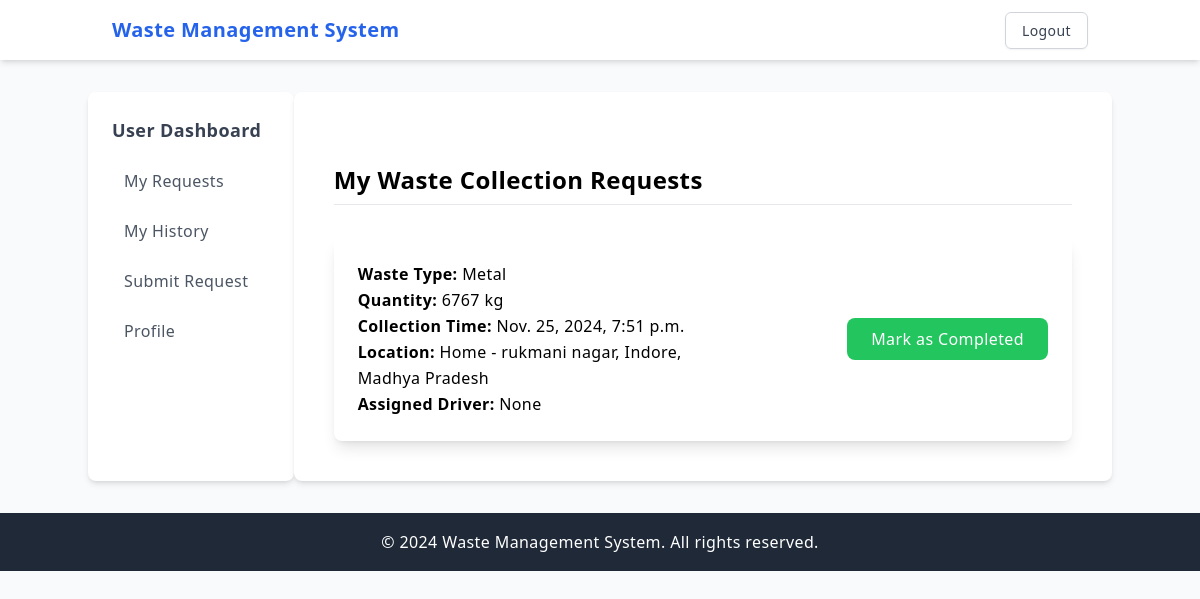
The app's page /waste/my_requests/ (signed in) with its own data.
### wasteapp/models.py (models this page shows, shortened)
class WasteRequest(models.Model):
    user = models.ForeignKey(User, related_name='waste_requests', on_delete=models.CASCADE)
    waste_type = models.CharField(max_length=50, choices=WASTE_TYPES)
    quantity = models.PositiveIntegerField(help_text="Enter quantity in kg")
    collection_time = models.DateTimeField()
    collection_location = models.ForeignKey('profileapp.Address', on_delete=models.SET_NULL, null=True, blank=True)
    status = models.CharField(max_length=20, default='Pending', choices=[('Pending', 'Pending'), ('Completed', 'Completed')])
    created_at = models.DateTimeField(auto_now_add=True)
    driver = models.ForeignKey(User, on_delete=models.SET_NULL, null=True, blank=True, related_name="assigned_tasks")

### profileapp/models.py (models this page shows, shortened)
class Address(models.Model):
    HOME = 'Home'
    WORK = 'Work'
    OTHER = 'Other'
    ADDRESS_TYPES = [
        (HOME, 'Home'),
        (WORK, 'Work'),
        (OTHER, 'Other'),
    ]
    user = models.ForeignKey(User, on_delete=models.CASCADE, related_name="addresses")
    address = models.CharField(max_length=255)
    address_type = models.CharField(
        max_length=10,
        choices=ADDRESS_TYPES,
        default=HOME
    )
    city = models.CharField(max_length=100)
    state = models.CharField(max_length=100)
    postal_code = models.CharField(max_length=10)
    default = models.BooleanField(default=False)
    def __str__(self):
        return f"{self.address_type} - {self.address}, {self.city}, {self.state}"

### account_app/decorators.py (the view)
        def _wrapped_view(request, *args, **kwargs):
            if request.user.is_authenticated:
                if request.user.is_superuser:
                    if 'admin' in allowed_roles:  # Admin-only pages
                        return view_func(request, *args, **kwargs)
                    else:
                        return HttpResponseForbidden("Admins cannot access this page.")
                if hasattr(request.user, 'userprofile') and request.user.userprofile.role in allowed_roles:
                    return view_func(request, *args, **kwargs)
                else:
                    return HttpResponseForbidden("You do not have permission to access this page.")
            else:
                return redirect('login_user')  # Replace with your login URL name

### wasteapp/views.py (called while the page is built)
@role_required(allowed_roles=['user'])
def my_requests(request):
    pending_requests = WasteRequest.objects.filter(user=request.user, status='Pending').order_by('-created_at')
    context = {'pending_requests': pending_requests}
    return render(request, 'wasteapp/my_requests.html', context)

### templates/wasteapp/my_requests.html (shortened to what this page needs)
{% extends "profileapp/base.html" %}
{% block content %}
<div class="container mx-auto mt-8 p-4 space-y-8">
    <h2 class="text-2xl font-bold border-b pb-2">My Waste Collection Requests</h2>
    {% if pending_requests %}
    <ul class="space-y-6">
        {% for request in pending_requests %}
        <li class="p-6 bg-white shadow-lg rounded-lg">
            <div class="grid grid-cols-1 sm:grid-cols-2 gap-4">
                <div>
                    <p><strong>Waste Type:</strong> {{ request.waste_type }}</p>
                    <p><strong>Quantity:</strong> {{ request.quantity }} kg</p>
                    <p><strong>Collection Time:</strong> {{ request.collection_time }}</p>
                    <p><strong>Location:</strong> {{ request.collection_location }}</p>
                    {% if request.driver %}
                    <p><strong>Assigned Driver:</strong>
                        <a href="{% url 'driverapp:view_driver_details' request.driver.id %}"
                           class="text-blue-500 hover:underline">
                            {{ request.driver.username }}
                        </a>
                    </p>
                    {% else %}
                    <p><strong>Assigned Driver:</strong> None</p>
                    {% endif %}
                </div>
                <div class="flex sm:justify-end items-center">
                    <a href="{% url 'wasteapp:mark_as_completed' request.id %}"
                       class="bg-green-500 text-white py-2 px-6 rounded-lg hover:bg-green-700">
                        Mark as Completed
                    </a>
                </div>
            </div>
        </li>
        {% endfor %}
    </ul>
    {% else %}
    <p class="text-gray-600">No pending requests found.</p>
    {% endif %}
</div>
{% endblock %}

### records on screen
WasteRequest: waste_type "Metal", quantity "6767", collection_time "Nov. 25, 2024, 7:51 p.m.", collection_location "Home - rukmani nagar, Indore, Madhya Pradesh", shows "Assigned Driver:"
